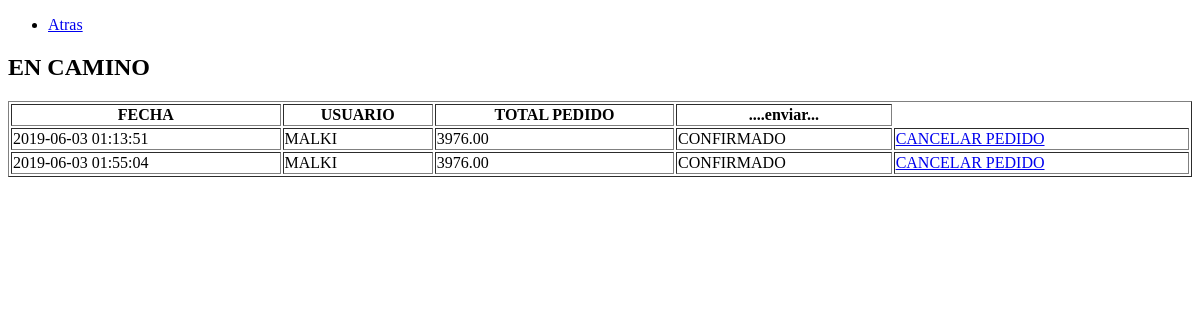
/admin/vista/listar_factcliente.php?codio=4, run on an earlier commit of the app's database.
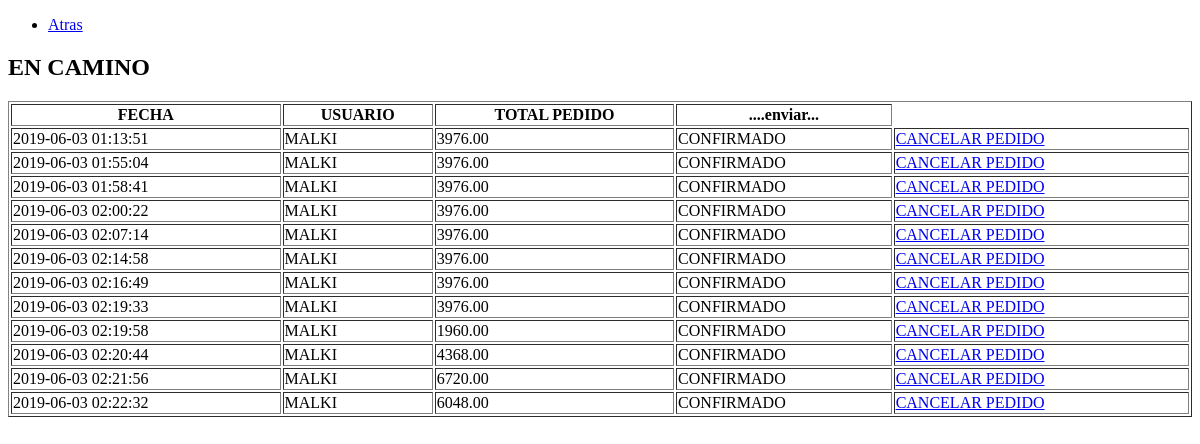
And on a later commit of the database.
### tables this page shows
CREATE TABLE `facturacab` (
  `fcab_id` int(11) NOT NULL,
  `cod_id` int(11) NOT NULL,
  `fcab_fecha` timestamp NOT NULL DEFAULT CURRENT_TIMESTAMP,
  `fcab_subtotal` double(11,2) NOT NULL,
  `fcab_iva` double(11,2) NOT NULL,
  `fcab_total` double(11,2) NOT NULL,
  `suc_id` int(11) NOT NULL,
  `fac_estado` varchar(500) NOT NULL
);

CREATE TABLE `usuarios` (
  `usu_id` int(11) NOT NULL,
  `usu_nombre` varchar(500) NOT NULL,
  `usu_apellido` varchar(500) NOT NULL,
  `usu_mail` varchar(100) NOT NULL,
  `usu_constrasena` varchar(100) NOT NULL,
  `usu_direccion` varchar(2500) NOT NULL,
  `usu_rol` varchar(7) NOT NULL,
  `usu_foto` varchar(200) NOT NULL,
  `usu_eliminado` varchar(3) NOT NULL
);

### admin/vista/listar_factcliente.php (the view, shortened to what this page needs)
<!DOCTYPE html>
<html lang="es">
<head>
</head>
<body class="fondo">
<?php
    $mail = $_GET["mail"];
    $codio = $_GET["codio"];
    $sucursal = $_GET["sucursal"];
    $direccion = $_GET["selCombo"];
    ?>
    <header>
        <nav>
            <ul>
                <li> <a href="comprar.php?mail=<?php echo "$mail"; ?>&codigo=<?php echo $codio; ?>&sucursal=<?php echo $sucursal; ?>&selCombo=<?php echo $direccion; ?>">Atras</a> </li>
            </ul>
        </nav>
    </header>
    <h2>EN CAMINO</h2>
    <table style="width:100%" border>
        <tr>
            <th>FECHA</th>
            <th>USUARIO</th>
            <th>TOTAL PEDIDO</th>
            <th>....enviar...</th>
        </tr>
        <?php
        $cod = $_GET["codio"];
        $sucursal = $_GET["sucursal"];
        $mail = $_GET["mail"];
        $direccion = $_GET["selCombo"];
        include '../../config/conexionDB.php';
        $sql = "SELECT * FROM facturacab where cod_id='$cod' AND fac_estado='CONFIRMADO';";
        $result = $conn->query($sql);
        if ($result->num_rows > 0) {
            while ($row = $result->fetch_assoc()) {
                echo "<tr>";
                echo "   <td>" . $row["fcab_fecha"] . "</td>";
                $codigo = $row["cod_id"];
                $codigo2 = $row["fcab_id"];
                $sql2    = "SELECT * FROM usuarios WHERE usu_id = '$codigo';";
                $result2 = $conn->query($sql2);
                $rl      = mysqli_fetch_assoc($result2);
                $rlt = $rl["usu_nombre"];
                echo "   <td>" . $rlt . "</td>";
                echo "   <td>" . $row['fcab_total'] . "</td>";
                echo "   <td>" . $row['fac_estado'] . "</td>";
                echo "   <td><a href='../../controladores/cancelar_pedcli.php?codigo=$codigo2&codi=$codigo&mail=$mail&sucursal=$sucursal&selCombo=$direccion' >CANCELAR PEDIDO</a></td>";
                echo "</tr>";
            }
        } else {
            echo "<tr>";
            echo " <td colspan='6'> NO HYA FACTURAS EN CAMINO </td>";
            echo "</tr>";
        }
        ?>
    </table>
</body>
</html>

What changed in the data, as far as the page shows it:
now on this page (row edited): facturacab: fcab_fecha "2019-06-03 01:58:41", usuarios.usu_nombre "MALKI", fcab_total "3976.00", fac_estado "CONFIRMADO"
now on this page (row edited): facturacab: fcab_fecha "2019-06-03 02:00:22", usuarios.usu_nombre "MALKI", fcab_total "3976.00", fac_estado "CONFIRMADO"
now on this page (row edited): facturacab: fcab_fecha "2019-06-03 02:07:14", usuarios.usu_nombre "MALKI", fcab_total "3976.00", fac_estado "CONFIRMADO"
now on this page (row edited): facturacab: fcab_fecha "2019-06-03 02:14:58", usuarios.usu_nombre "MALKI", fcab_total "3976.00", fac_estado "CONFIRMADO"
now on this page (row edited): facturacab: fcab_fecha "2019-06-03 02:16:49", usuarios.usu_nombre "MALKI", fcab_total "3976.00", fac_estado "CONFIRMADO"
now on this page (row edited): facturacab: fcab_fecha "2019-06-03 02:19:33", usuarios.usu_nombre "MALKI", fcab_total "3976.00", fac_estado "CONFIRMADO"
now on this page (row edited): facturacab: fcab_fecha "2019-06-03 02:19:58", usuarios.usu_nombre "MALKI", fcab_total "1960.00", fac_estado "CONFIRMADO"
now on this page (row edited): facturacab: fcab_fecha "2019-06-03 02:20:44", usuarios.usu_nombre "MALKI", fcab_total "4368.00", fac_estado "CONFIRMADO"
now on this page (row edited): facturacab: fcab_fecha "2019-06-03 02:21:56", usuarios.usu_nombre "MALKI", fcab_total "6720.00", fac_estado "CONFIRMADO"
now on this page (row edited): facturacab: fcab_fecha "2019-06-03 02:22:32", usuarios.usu_nombre "MALKI", fcab_total "6048.00", fac_estado "CONFIRMADO"
